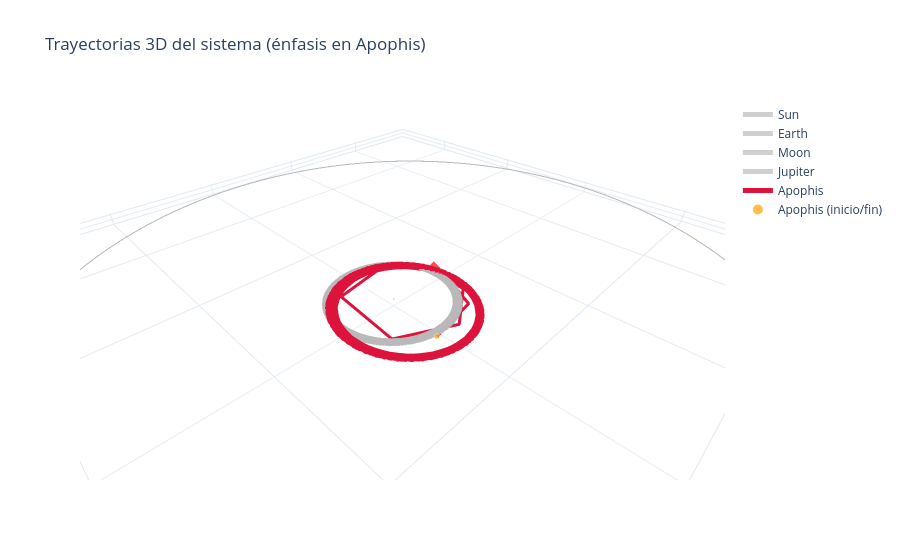

Notebook source saved alongside this figure:
### Code cell
fig = go.Figure()

for n in nombres:
    xyz = trayectorias[n]
    mask = np.isfinite(xyz).all(axis=1)
    xyz_ok = xyz[mask]

    if xyz_ok.size == 0:
        continue

    es_apophis = (n == "Apophis")
    color = "crimson" if es_apophis else "rgba(120,120,120,0.65)"
    width = 6 if es_apophis else 2

    fig.add_trace(
        go.Scatter3d(
            x=xyz_ok[:, 0],
            y=xyz_ok[:, 1],
            z=xyz_ok[:, 2],
            mode="lines",
            name=n,
            line=dict(color=color, width=width),
            opacity=1.0 if es_apophis else 0.55,
        )
    )

    if es_apophis:
        fig.add_trace(
            go.Scatter3d(
                x=[xyz_ok[0, 0], xyz_ok[-1, 0]],
                y=[xyz_ok[0, 1], xyz_ok[-1, 1]],
                z=[xyz_ok[0, 2], xyz_ok[-1, 2]],
                mode="markers",
                name="Apophis (inicio/fin)",
                marker=dict(size=[6, 9], color=["orange", "red"], symbol=["circle", "diamond"]),
            )
        )

fig.update_layout(
    title="Trayectorias 3D del sistema (énfasis en Apophis)",
    scene=dict(
        xaxis_title="x [UA]",
        yaxis_title="y [UA]",
        zaxis_title="z [UA]",
        aspectmode="data",
    ),
    legend=dict(itemsizing="constant"),
    template="plotly_white",
)

if len(fig.data) == 0:
    print("No hay puntos válidos para graficar (las trayectorias parecen contener NaN).")
else:
    fig.show()

### Figure 1 — Plotly figure (JSON) as saved in the notebook; plotly's stock layout.template omitted (floating-point values rounded to 4 significant figures; data arrays with more than 128 entries replaced by an {"elided": "..."} marker saying what was removed)
{"data": [{"line": {"color": "rgba(120,120,120,0.65)", "width": 2}, "mode": "lines", "name": "Sun", "opacity": 0.55, "type": "scatter3d", "x": {"elided": "549 float values"}, "y": {"elided": "549 float values"}, "z": {"elided": "549 float values"}}, {"line": {"color": "rgba(120,120,120,0.65)", "width": 2}, "mode": "lines", "name": "Earth", "opacity": 0.55, "type": "scatter3d", "x": {"elided": "549 float values"}, "y": {"elided": "549 float values"}, "z": {"elided": "549 float values"}}, {"line": {"color": "rgba(120,120,120,0.65)", "width": 2}, "mode": "lines", "name": "Moon", "opacity": 0.55, "type": "scatter3d", "x": {"elided": "549 float values"}, "y": {"elided": "549 float values"}, "z": {"elided": "549 float values"}}, {"line": {"color": "rgba(120,120,120,0.65)", "width": 2}, "mode": "lines", "name": "Jupiter", "opacity": 0.55, "type": "scatter3d", "x": {"elided": "549 float values"}, "y": {"elided": "549 float values"}, "z": {"elided": "549 float values"}}, {"line": {"color": "crimson", "width": 6}, "mode": "lines", "name": "Apophis", "opacity": 1, "type": "scatter3d", "x": {"elided": "549 float values"}, "y": {"elided": "549 float values"}, "z": {"elided": "549 float values"}}, {"marker": {"color": ["orange", "red"], "size": [6, 9], "symbol": ["circle", "diamond"]}, "mode": "markers", "name": "Apophis (inicio/fin)", "type": "scatter3d", "x": [0.1289, -1.038], "y": [0.9468, -0.1555], "z": [-0.04778, -0.008189]}], "layout": {"legend": {"itemsizing": "constant"}, "scene": {"aspectmode": "data", "xaxis": {"title": {"text": "x [UA]"}}, "yaxis": {"title": {"text": "y [UA]"}}, "zaxis": {"title": {"text": "z [UA]"}}}, "title": {"text": "Trayectorias 3D del sistema (énfasis en Apophis)"}}}
